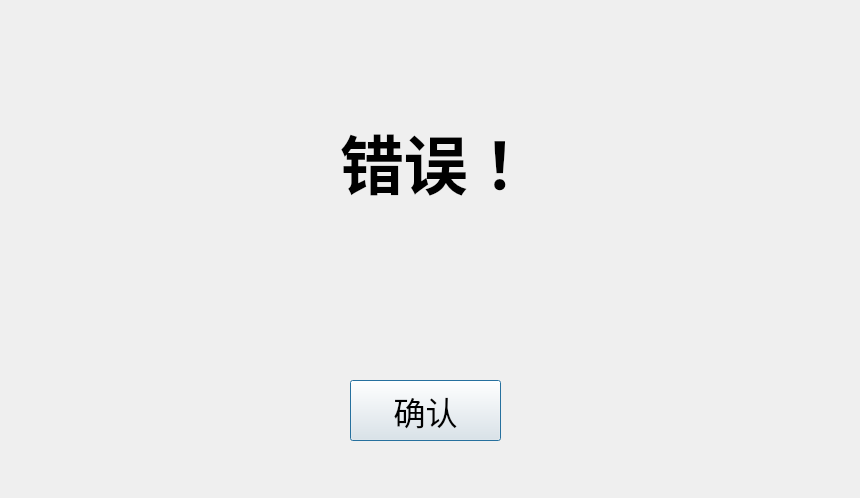
<?xml version="1.0" encoding="UTF-8"?>
<ui version="4.0">
 <class>findError</class>
 <widget class="QDialog" name="findError">
  <property name="geometry">
   <rect>
    <x>0</x>
    <y>0</y>
    <width>860</width>
    <height>498</height>
   </rect>
  </property>
  <property name="windowTitle">
   <string>Dialog</string>
  </property>
  <widget class="QLabel" name="label">
   <property name="geometry">
    <rect>
     <x>340</x>
     <y>90</y>
     <width>281</width>
     <height>141</height>
    </rect>
   </property>
   <property name="font">
    <font>
     <family>Arial</family>
     <pointsize>48</pointsize>
     <weight>75</weight>
     <bold>true</bold>
    </font>
   </property>
   <property name="text">
    <string>错误！</string>
   </property>
  </widget>
  <widget class="QLabel" name="Error_reason">
   <property name="geometry">
    <rect>
     <x>260</x>
     <y>250</y>
     <width>301</width>
     <height>81</height>
    </rect>
   </property>
   <property name="font">
    <font>
     <family>Arial</family>
     <pointsize>28</pointsize>
     <weight>75</weight>
     <bold>true</bold>
    </font>
   </property>
   <property name="text">
    <string/>
   </property>
  </widget>
  <widget class="QPushButton" name="pushButton">
   <property name="geometry">
    <rect>
     <x>350</x>
     <y>380</y>
     <width>151</width>
     <height>61</height>
    </rect>
   </property>
   <property name="font">
    <font>
     <family>Arial</family>
     <pointsize>24</pointsize>
     <weight>50</weight>
     <bold>false</bold>
    </font>
   </property>
   <property name="text">
    <string>确认</string>
   </property>
  </widget>
 </widget>
 <resources/>
 <connections/>
</ui>
